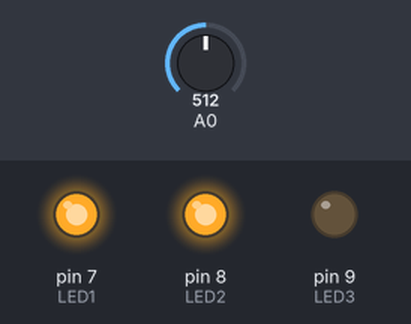
Recording of a sketch running on a simulated Arduino Uno, built with avr-gcc and run on an emulated ATmega328P. Parts: output pins drawn as LEDs (lit = HIGH). The test bench sets the inputs (shaded band); at power-on: A0 = 512.

Above: at 1.2 s.
1.3 s: A0 set to 522
At 2.5 s:
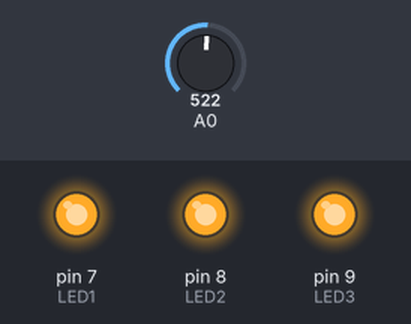
2.8 s: A0 set to 245
At 3.7 s:
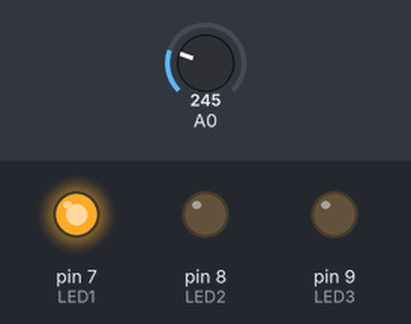
4.3 s: A0 set to 0
At 4.9 s:
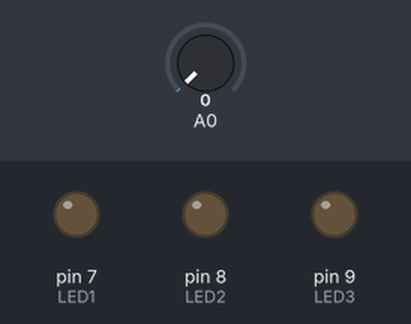
5.8 s: A0 set to 122
At 7.0 s:
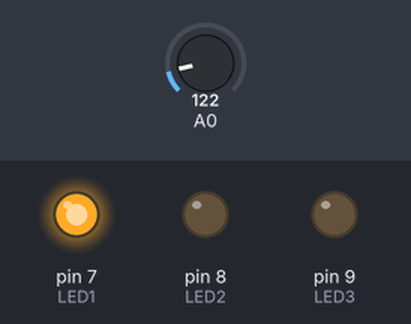
7.3 s: A0 set to 238
8.8 s: A0 set to 269
At 9.5 s:
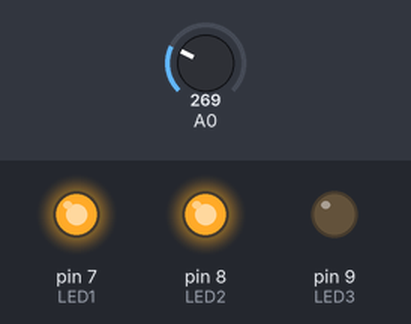
Timing chart, 0 to 11.3 s (numbered marks = the images above; inputs shaded):
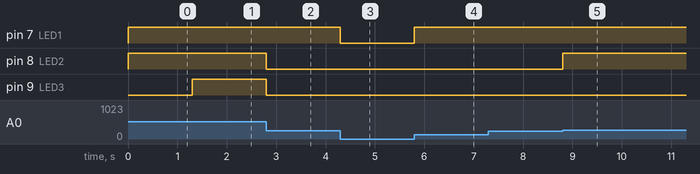

Measured:
- the behaviour switches between 512 and 513 on A0 (found by bisection; images 0 and 1)
- the behaviour switches between 255 and 256 on A0 (found by bisection; images 4 and 5)
- after the input at 1.3 s, pin 9 (LED3): LOW → HIGH at once
- after the input at 2.8 s, pin 8 (LED2), pin 9 (LED3): HIGH → LOW at once
- after the input at 4.3 s, pin 7 (LED1): HIGH → LOW at once
- after the input at 5.8 s, pin 7 (LED1): LOW → HIGH at once
- after the input at 7.3 s, every drawn part: stays the same
- after the input at 8.8 s, pin 8 (LED2): LOW → HIGH at once

The sketch:

Questao_03_-_Lista_09.ino
```cpp
#define LED1 7
#define LED2 8
#define LED3 9

void setup()
{
  pinMode(LED1, OUTPUT);
  pinMode(LED2, OUTPUT);
  pinMode(LED3, OUTPUT);


}

void loop()
{

  int leitor = analogRead(A0);

  if(leitor > 0){
    digitalWrite(LED1, HIGH);
  }else{
    digitalWrite(LED1, LOW);
  }

  if(leitor > 255){
    digitalWrite(LED2, HIGH);
  }else{
    digitalWrite(LED2, LOW);
  }

  if(leitor > 512){
    digitalWrite(LED3, HIGH);
  }else{
    digitalWrite(LED3, LOW);
  }

}
```
